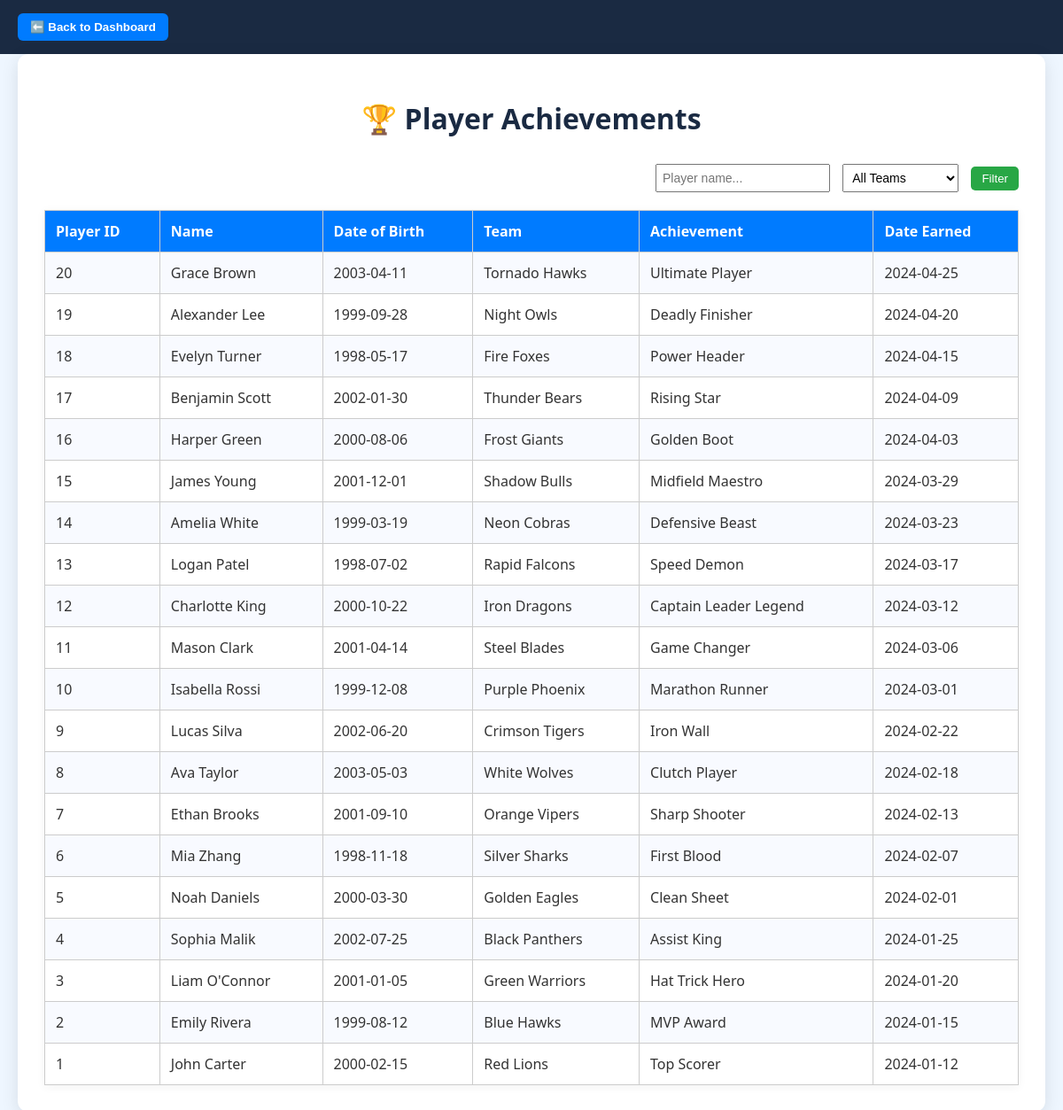
/game_analytics/achievements.php, run on the app's committed database.
### tables this page shows
CREATE TABLE `player` (
  `PlayerID` int(11) NOT NULL,
  `Name` varchar(100) NOT NULL
);

CREATE TABLE `playeridentity` (
  `Name` varchar(100) NOT NULL,
  `DoB` date NOT NULL,
  `TeamID` int(11) NOT NULL
);

CREATE TABLE `team` (
  `TeamID` int(11) NOT NULL,
  `TeamName` varchar(100) NOT NULL
);

CREATE TABLE `achievement` (
  `AchievementID` int(11) NOT NULL,
  `PlayerID` int(11) NOT NULL,
  `AchievementName` varchar(100) NOT NULL,
  `DateEarned` date NOT NULL
);

### game_analytics/achievements.php (the view, shortened to what this page needs)
<?php
include 'db.php';
$searchName = $_GET['player_name'] ?? '';
$params = [];
$sql = "
SELECT
    Player.PlayerID,
    PlayerIdentity.Name,
    PlayerIdentity.DoB,
    Team.TeamName,
    Achievement.AchievementName,
    Achievement.DateEarned
FROM Player
JOIN PlayerIdentity ON Player.Name = PlayerIdentity.Name
JOIN Team ON PlayerIdentity.TeamID = Team.TeamID
JOIN Achievement ON Player.PlayerID = Achievement.PlayerID
";
$sql .= " ORDER BY Achievement.DateEarned DESC";
$stmt = $conn->prepare($sql);
$stmt->execute($params);
$results = $stmt->fetchAll(PDO::FETCH_ASSOC);
?>
<!DOCTYPE html>
<html>
<head>
    <link rel="stylesheet" href="style.css">
</head>
<body>
<div class="top-bar">
    <button onclick="window.location.href='dashboard.php'">⬅️ Back to Dashboard</button>
</div>
<div class="container">
    <h1>🏆 Player Achievements</h1>
    <form method="GET" class="filter-form">
        <input type="text" name="player_name" placeholder="Player name..." value="<?= htmlspecialchars($searchName) ?>">
        <select name="team">
            <option value="">All Teams</option>
        </select>
        <button type="submit">Filter</button>
    </form>
    <table>
        <tr>
            <th>Player ID</th>
            <th>Name</th>
            <th>Date of Birth</th>
            <th>Team</th>
            <th>Achievement</th>
            <th>Date Earned</th>
        </tr>
        <?php foreach ($results as $row): ?>
        <tr>
            <td><?= htmlspecialchars($row['PlayerID']) ?></td>
            <td><?= htmlspecialchars($row['Name']) ?></td>
            <td><?= htmlspecialchars($row['DoB']) ?></td>
            <td><?= htmlspecialchars($row['TeamName']) ?></td>
            <td><?= htmlspecialchars($row['AchievementName']) ?></td>
            <td><?= htmlspecialchars($row['DateEarned']) ?></td>
        </tr>
        <?php endforeach; ?>
    </table>
</div>
</body>
</html>

### game_analytics/style.css (style rules this page uses)
body { font-family: 'Segoe UI', sans-serif; background-color: #eaf6ff; margin: 0; padding: 0; color: #333; }
.container { max-width: 1000px; margin: 50px auto; background: #fff; padding: 30px; border-radius: 12px; box-shadow: 0 5px 20px rgba(0, 0, 0, 0.1); }
h1 { text-align: center; color: #1a2a42; margin-bottom: 30px; }
table { width: 100%; border-collapse: collapse; margin-top: 20px; }
th, td { padding: 12px 16px; text-align: left; }
th { background-color: #007acc; color: white; font-weight: 600; }
tr:nth-child(even) { background-color: #f5faff; }
.filter-form { text-align: right; margin-bottom: 10px; }
select { padding: 5px; font-size: 14px; }

### game_analytics/achievements.php (style rules this page uses)
body { background-color: #eef6ff; font-family: 'Segoe UI', sans-serif; margin: 0; }
.top-bar { background-color: #1a2a42; color: white; padding: 15px 20px; }
.top-bar button { background-color: #007BFF; border: none; color: white; padding: 8px 14px; border-radius: 6px; font-weight: bold; cursor: pointer; }
.container { padding: 30px; max-width: 1100px; margin: auto; }
h1 { color: #1a2a42; }
.filter-form { margin-bottom: 20px; }
.filter-form input, .filter-form select { padding: 6px; margin-right: 10px; font-size: 14px; }
.filter-form button { padding: 6px 12px; background-color: #28a745; color: white; border: none; border-radius: 5px; cursor: pointer; }
table { width: 100%; border-collapse: collapse; background: white; box-shadow: 0 2px 10px rgba(0,0,0,0.05); }
th, td { padding: 12px; border: 1px solid #ccc; text-align: left; }
th { background-color: #007BFF; color: white; }
tr:nth-child(even) { background-color: #f8faff; }

### data on the page
player: PlayerID "20", Name.Name "Grace Brown", Name.DoB "2003-04-11", team.TeamName "Tornado Hawks", achievement.AchievementName "Ultimate Player", achievement.DateEarned "2024-04-25"
player: PlayerID "19", Name.Name "Alexander Lee", Name.DoB "1999-09-28", team.TeamName "Night Owls", achievement.AchievementName "Deadly Finisher", achievement.DateEarned "2024-04-20"
player: PlayerID "18", Name.Name "Evelyn Turner", Name.DoB "1998-05-17", team.TeamName "Fire Foxes", achievement.AchievementName "Power Header", achievement.DateEarned "2024-04-15"
player: PlayerID "17", Name.Name "Benjamin Scott", Name.DoB "2002-01-30", team.TeamName "Thunder Bears", achievement.AchievementName "Rising Star", achievement.DateEarned "2024-04-09"
player: PlayerID "16", Name.Name "Harper Green", Name.DoB "2000-08-06", team.TeamName "Frost Giants", achievement.AchievementName "Golden Boot", achievement.DateEarned "2024-04-03"
player: PlayerID "15", Name.Name "James Young", Name.DoB "2001-12-01", team.TeamName "Shadow Bulls", achievement.AchievementName "Midfield Maestro", achievement.DateEarned "2024-03-29"
player: PlayerID "14", Name.Name "Amelia White", Name.DoB "1999-03-19", team.TeamName "Neon Cobras", achievement.AchievementName "Defensive Beast", achievement.DateEarned "2024-03-23"
player: PlayerID "13", Name.Name "Logan Patel", Name.DoB "1998-07-02", team.TeamName "Rapid Falcons", achievement.AchievementName "Speed Demon", achievement.DateEarned "2024-03-17"
player: PlayerID "12", Name.Name "Charlotte King", Name.DoB "2000-10-22", team.TeamName "Iron Dragons", achievement.AchievementName "Captain Leader Legend", achievement.DateEarned "2024-03-12"
player: PlayerID "11", Name.Name "Mason Clark", Name.DoB "2001-04-14", team.TeamName "Steel Blades", achievement.AchievementName "Game Changer", achievement.DateEarned "2024-03-06"
player: PlayerID "10", Name.Name "Isabella Rossi", Name.DoB "1999-12-08", team.TeamName "Purple Phoenix", achievement.AchievementName "Marathon Runner", achievement.DateEarned "2024-03-01"
player: PlayerID "9", Name.Name "Lucas Silva", Name.DoB "2002-06-20", team.TeamName "Crimson Tigers", achievement.AchievementName "Iron Wall", achievement.DateEarned "2024-02-22"
player: PlayerID "8", Name.Name "Ava Taylor", Name.DoB "2003-05-03", team.TeamName "White Wolves", achievement.AchievementName "Clutch Player", achievement.DateEarned "2024-02-18"
player: PlayerID "7", Name.Name "Ethan Brooks", Name.DoB "2001-09-10", team.TeamName "Orange Vipers", achievement.AchievementName "Sharp Shooter", achievement.DateEarned "2024-02-13"
player: PlayerID "6", Name.Name "Mia Zhang", Name.DoB "1998-11-18", team.TeamName "Silver Sharks", achievement.AchievementName "First Blood", achievement.DateEarned "2024-02-07"
player: PlayerID "5", Name.Name "Noah Daniels", Name.DoB "2000-03-30", team.TeamName "Golden Eagles", achievement.AchievementName "Clean Sheet", achievement.DateEarned "2024-02-01"
player: PlayerID "4", Name.Name "Sophia Malik", Name.DoB "2002-07-25", team.TeamName "Black Panthers", achievement.AchievementName "Assist King", achievement.DateEarned "2024-01-25"
player: PlayerID "3", Name.Name "Liam O'Connor", Name.DoB "2001-01-05", team.TeamName "Green Warriors", achievement.AchievementName "Hat Trick Hero", achievement.DateEarned "2024-01-20"
player: PlayerID "2", Name.Name "Emily Rivera", Name.DoB "1999-08-12", team.TeamName "Blue Hawks", achievement.AchievementName "MVP Award", achievement.DateEarned "2024-01-15"
player: PlayerID "1", Name.Name "John Carter", Name.DoB "2000-02-15", team.TeamName "Red Lions", achievement.AchievementName "Top Scorer", achievement.DateEarned "2024-01-12"
